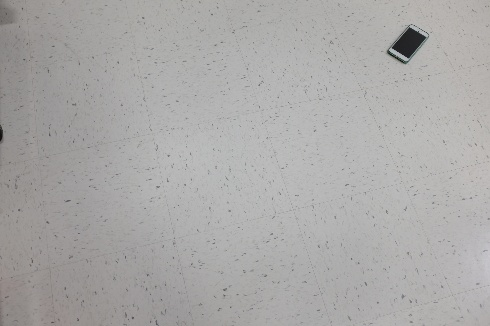
#> input picture Find Phone Using Faster RCNN/find_phone/0.jpg, 490 x 326 px, found by its file name; its folder holds 5 pictures in this run; the run also reads 1 picture not shown here
$ jupyter execute --allow-errors FindPhoneAlgo.ipynb
#> lines starting #> are read from the running program, lines starting #| are printed output that depends on the picture
[cell 1]
# !pip install pascal-voc-writer

[cell 2]
from google.colab import drive
drive.mount('/content/drive')

[cell 3]
import os
import cv2 as cv
import numpy
import torch
import torchvision
import matplotlib.pyplot as plt
from torch.utils.data import Dataset
import pandas as pd

[cell 4]
# Load Dataset
import collections
from PIL import Image
from torchvision.transforms import transforms as T

class PhoneDataset(Dataset):
    def __init__ (self, root, transform = None):
        self.root = root
        self.transform = transform
        self.images = list(sorted([file for file in os.listdir(root) if file.endswith('.jpg')]))
        self.annotations = self.generateAnnotFiles(self.root)

    def __getitem__(self, idx):
        image_path = os.path.join(self.root, self.images[idx])
        img = Image.open(image_path).convert("RGB")
        img = T.ToTensor()(img)

        boxes = self.annotations[self.images[idx]]
        boxes = torch.as_tensor(boxes, dtype=torch.float32)
        boxes = boxes.unsqueeze(0)
        # print("check: ", boxes.shape)

        labels = torch.ones((len(boxes),), dtype= torch.int64)
        area = (boxes[:,3] - boxes [:,1]) * (boxes[:,2] - boxes[:,0])
        iscrowd = torch.zeros((boxes.shape[0], ), dtype= torch.int64)
        image_id = int(self.images[idx][:-4])

        target = {}
        target['boxes'] = boxes
        target['labels'] = labels
        target['area'] = area
        target['iscrowd'] = iscrowd
        target['image_id'] = torch.as_tensor(image_id, dtype = torch.int64)
        # print("verify: ",target)
        return img, target

    def __len__(self):
        return len(self.images)

    def getDatasetInfo(self, foldername):
        file = open(foldername + '/labels.txt', 'r')
#> (reads Find Phone Using Faster RCNN/find_phone/labels.txt from the repository)
        lines = file.read().splitlines()
        obj_coordinates = {}
        for line in lines:
            label = line.split(' ')
            obj_coordinates[label[0]] = {'coordinates' : (float(label[1]), float(label[2]))}
        for file in os.listdir(foldername):
            if file.endswith('.jpg'):
                # print(file)
                img = cv.imread(foldername + "/" +file)
#> img is the input picture: shape (326, 490, 3); mean B, G, R 168.1, 169.1, 170.3
                h, w, c = img.shape
#> h = 326; w = 490; c = 3
                obj_coordinates[file]['size'] = (h,w)
        return obj_coordinates

    def getPixelfromCoordsinX(self, img_w, x):
        pix_x = img_w * x
        return round(pix_x)

    def getPixelfromCoordsinY(self, img_h, y):
        pix_y = img_h * y
        return round(pix_y)

    def generateAnnotFiles(self, foldername):
        dataset_info = self.getDatasetInfo(foldername)
#> dataset_info = 129 items
        dict = {}
        for file in os.listdir(foldername):
            if file.endswith('.jpg'):
                h, w = dataset_info[file]['size']
#> h = 326; w = 490
                c1, c2 = dataset_info[file]['coordinates']
#> c1 = 0.831; c2 = 0.135
                # print("check:  ", file, ": ", (c1, c2),": ",(c1*w, c2*h))
                pix_x_min = self.getPixelfromCoordsinX(w, c1 - 0.05)
#> in getPixelfromCoordsinX, `pix_x = img_w * x`: pix_x = 382.5
#> pix_x_min = 382
                pix_y_min = self.getPixelfromCoordsinY(h, c2 - 0.05)
#> in getPixelfromCoordsinY, `pix_y = img_h * y`: pix_y = 27.71
#> pix_y_min = 28
                pix_x_max = self.getPixelfromCoordsinX(w, c1 + 0.05)
#> pix_x_max = 431
                pix_y_max = self.getPixelfromCoordsinY(h, c2 + 0.05)
#> pix_y_max = 60
                dict[file] = [pix_x_min, pix_y_min, pix_x_max, pix_y_max]

        return dict

[cell 5]
# %cd ..

[cell 6]
from sklearn.model_selection import train_test_split
# PATH = os.path.join(os.getcwd(), "find_phone/")
PATH = '/content/drive/MyDrive/University of Washington - Seattle/Internship/BrainCorp/find_phone_task_4/find_phone'
complete_dataset = PhoneDataset(PATH)
#> in __init__, `self.annotations = self.generateAnnotFiles(self.root)`: self.annotations = {'0.jpg': [382, 28, 431, 60], '1.jpg': [402, 40, 451, 72], '100.jpg': [377, 263, 426, 295], '101.jpg': [74, 196, 122, 228], '102.jpg': [198, 188, 247, 220]}
#> (the rest of this cell did not finish here and is left out)

#> in __getitem__, `img = Image.open(image_path).convert("RGB")`:
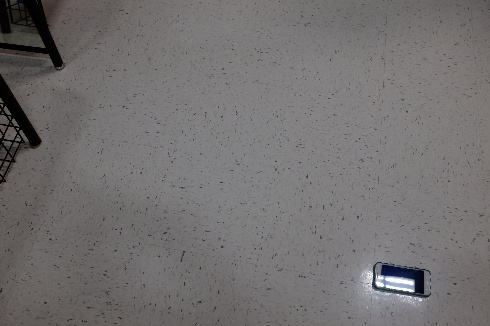
#> img: PIL image 490x326 RGB; mean R, G, B 114.6, 112.1, 112.3

[cell 7]
complete_dataset.__getitem__(0)
#> (the call stopped at in __getitem__, `img = T.ToTensor()(img)`: torchvision is not available in this run)

[cell 8]
import torchvision
from torchvision.models.detection.faster_rcnn import FastRCNNPredictor

# load a model pre-trained on COCO
#> (the rest of this cell did not finish here and is left out)

[cell 9]
# !pip install pycocotools

[cell 10]
# !git clone https://github.com/pytorch/vision.git
# !cd vision
# !git checkout v0.8.2

[cell 11]
# !ls
# %cd ./vision
# !ls
# !cp references/detection/utils.py ../
# !cp references/detection/transforms.py ../
# !cp references/detection/coco_eval.py ../
# !cp references/detection/engine.py ../
# !cp references/detection/coco_utils.py ../

[cell 12]
### this is from pytorch tutorial that includes MASK RCNN as well.
import sys
sys.path.append('/content/drive/MyDrive/University of Washington - Seattle/Internship/BrainCorp/find_phone_task_4')
#> (the rest of this cell did not finish here and is left out)

#> (a cell that did not finish here is left out)

[cell 14]
## save model
PATH = "/content/drive/MyDrive/University of Washington - Seattle/Internship/BrainCorp/find_phone_task_4/trained_model/FasterRCNN_10EPOCHS.pth"
#> (the rest of this cell did not finish here and is left out)

#> (a cell that did not finish here is left out)

img, _ = dataset_test[0]
device = torch.device('cuda') if torch.cuda.is_available() else torch.device('cpu')
# put the model in evaluation mode
model.eval()
with torch.no_grad():
    prediction = model([img.to(device)])

#> (a cell that did not finish here is left out)

#> (a cell that did not finish here is left out)

#> (a cell that did not finish here is left out)

[cell 19]
def getCenter(boxes):
  centerX = ( round(boxes[0]) + round(boxes[2]) ) /(2*490)
  centerY = ( round(boxes[1]) + round(boxes[3]) ) /(2*326)
  return round(centerX,4), round(centerY,4)
#> (the rest of this cell did not finish here and is left out)

[cell 20]
complete_dataset[0]
#> (the call stopped at in __getitem__, `img = T.ToTensor()(img)`: torchvision is not available in this run)

[cell 21]
# evaluate in complete dataset
def ReadCordinates():
    foldername = '/content/drive/MyDrive/University of Washington - Seattle/Internship/BrainCorp/find_phone_task_4/find_phone'
    file = open(foldername + '/labels.txt', 'r')
    lines = file.read().splitlines()
    obj_coordinates = {}
    for line in lines:
        label = line.split(' ')
        obj_coordinates[int(label[0].replace('.jpg',""))] = {'coordinates' : (float(label[1]), float(label[2]))}
    return obj_coordinates

def getFullPrediction():
  prediction_df = pd.DataFrame(columns=['file_index','ActualX','ActualY','PredictX', 'PredictY'])
  centerX, centerY, img_ID = [],[],[]
  actualX, actualY = [],[]
  allCordinates = ReadCordinates()
  for i in range(len(complete_dataset)):
    img, other = complete_dataset[i]
    model.eval()
    with torch.no_grad():
      prediction = model([img.to(device)])
      predictionBox = prediction[0]['boxes'].tolist()[0]
      tempX, tempY = getCenter(predictionBox)
      tempActualX, tempActualY = allCordinates[other['image_id'].tolist()]['coordinates']
      centerX.append(tempX)
      centerY.append(tempY)
      img_ID.append(other['image_id'].tolist())
      actualX.append(tempActualX)
      actualY.append(tempActualY)

  prediction_df['file_index'] = img_ID
  prediction_df['PredictX'] = centerX
  prediction_df['PredictY'] = centerY
  prediction_df['ActualY'] = actualY
  prediction_df['ActualX'] = actualX

  return prediction_df
